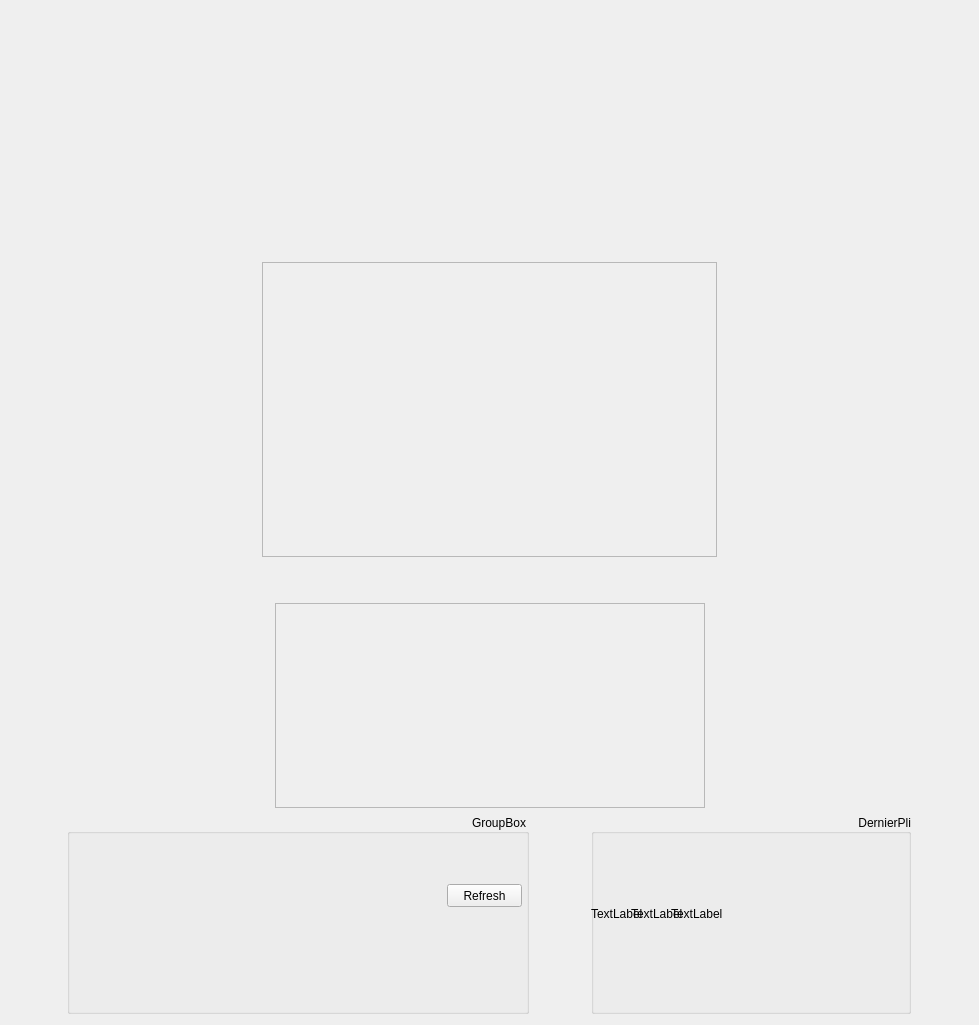
  <widget class="QWidget" name="centralWidget">
   <property name="sizePolicy">
    <sizepolicy hsizetype="Expanding" vsizetype="Expanding">
     <horstretch>0</horstretch>
     <verstretch>0</verstretch>
    </sizepolicy>
   </property>
   <layout class="QVBoxLayout" name="verticalLayout_2">
    <property name="sizeConstraint">
     <enum>QLayout::SetDefaultConstraint</enum>
    </property>
    <item>
     <layout class="QVBoxLayout" name="verticalLayout" stretch="8,2">
      <property name="sizeConstraint">
       <enum>QLayout::SetDefaultConstraint</enum>
      </property>
      <item>
       <layout class="QHBoxLayout" name="horizontalLayout_3" stretch="2,6,2">
        <item>
         <layout class="QVBoxLayout" name="verticalLayout_5" stretch="2,6,2">
          <property name="spacing">
           <number>6</number>
          </property>
          <property name="leftMargin">
           <number>0</number>
          </property>
          <item>
           <widget class="QFrame" name="frame_11"/>
          </item>
          <item>
           <layout class="QVBoxLayout" name="verticalLayout_6" stretch="0,0,0">
            <item>
             <spacer name="verticalSpacer_2">
              <property name="orientation">
               <enum>Qt::Vertical</enum>
              </property>
              <property name="sizeHint" stdset="0">
               <size>
                <width>20</width>
                <height>10</height>
               </size>
              </property>
             </spacer>
            </item>
            <item>
             <widget class="QLabel" name="Jeu2">
              <property name="sizePolicy">
               <sizepolicy hsizetype="Fixed" vsizetype="Fixed">
                <horstretch>0</horstretch>
                <verstretch>0</verstretch>
               </sizepolicy>
              </property>
              <property name="minimumSize">
               <size>
                <width>205</width>
                <height>430</height>
               </size>
              </property>
              <property name="text">
               <string/>
              </property>
              <property name="pixmap">
               <pixmap resource="ResourcesCards.qrc">:/new/prefix1/Resources/Cartes/Dos/dos8v.jpg</pixmap>
              </property>
             </widget>
            </item>
            <item>
             <spacer name="verticalSpacer">
              <property name="orientation">
               <enum>Qt::Vertical</enum>
              </property>
              <property name="sizeType">
               <enum>QSizePolicy::MinimumExpanding</enum>
              </property>
              <property name="sizeHint" stdset="0">
               <size>
                <width>20</width>
                <height>10</height>
               </size>
              </property>
             </spacer>
            </item>
           </layout>
          </item>
          <item>
           <widget class="QFrame" name="frame"/>
          </item>
         </layout>
        </item>
        <item>
         <layout class="QVBoxLayout" name="verticalLayout_3" stretch="2,6,2">
          <item>
           <layout class="QHBoxLayout" name="horizontalLayout_2" stretch="0,0,0">
            <item>
             <spacer name="horizontalSpacer">
              <property name="orientation">
               <enum>Qt::Horizontal</enum>
              </property>
              <property name="sizeType">
               <enum>QSizePolicy::Expanding</enum>
              </property>
              <property name="sizeHint" stdset="0">
               <size>
                <width>10</width>
                <height>20</height>
               </size>
              </property>
             </spacer>
            </item>
            <item>
             <widget class="QLabel" name="Jeu3">
              <property name="sizePolicy">
               <sizepolicy hsizetype="Fixed" vsizetype="Fixed">
                <horstretch>0</horstretch>
                <verstretch>0</verstretch>
               </sizepolicy>
              </property>
              <property name="minimumSize">
               <size>
                <width>430</width>
                <height>205</height>
               </size>
              </property>
              <property name="text">
               <string/>
              </property>
              <property name="pixmap">
               <pixmap resource="ResourcesCards.qrc">:/new/prefix1/Resources/Cartes/Dos/dos8.jpg</pixmap>
              </property>
             </widget>
            </item>
            <item>
             <spacer name="horizontalSpacer_2">
              <property name="orientation">
               <enum>Qt::Horizontal</enum>
              </property>
              <property name="sizeHint" stdset="0">
               <size>
                <width>10</width>
                <height>20</height>
               </size>
              </property>
             </spacer>
            </item>
           </layout>
          </item>
          <item>
           <layout class="QVBoxLayout" name="verticalLayout_8" stretch="5,90,5">
            <item>
             <spacer name="verticalSpacer_6">
              <property name="orientation">
               <enum>Qt::Vertical</enum>
              </property>
              <property name="sizeHint" stdset="0">
               <size>
                <width>20</width>
                <height>40</height>
               </size>
              </property>
             </spacer>
            </item>
            <item>
             <layout class="QHBoxLayout" name="horizontalLayout_4" stretch="0,0,0">
              <item>
               <spacer name="horizontalSpacer_6">
                <property name="orientation">
                 <enum>Qt::Horizontal</enum>
                </property>
                <property name="sizeHint" stdset="0">
                 <size>
                  <width>40</width>
                  <height>20</height>
                 </size>
                </property>
               </spacer>
              </item>
              <item>
               <widget class="QFrame" name="frame_2">
                <property name="sizePolicy">
                 <sizepolicy hsizetype="Fixed" vsizetype="Fixed">
                  <horstretch>0</horstretch>
                  <verstretch>0</verstretch>
                 </sizepolicy>
                </property>
                <property name="minimumSize">
                 <size>
                  <width>455</width>
                  <height>295</height>
                 </size>
                </property>
                <property name="frameShape">
                 <enum>QFrame::StyledPanel</enum>
                </property>
                <property name="frameShadow">
                 <enum>QFrame::Raised</enum>
                </property>
                <widget class="QLabel" name="Pli_Joueur2">
                 <property name="geometry">
                  <rect>
                   <x>160</x>
                   <y>0</y>
                   <width>138</width>
                   <height>200</height>
                  </rect>
                 </property>
                 <property name="sizePolicy">
                  <sizepolicy hsizetype="Fixed" vsizetype="Fixed">
                   <horstretch>0</horstretch>
                   <verstretch>0</verstretch>
                  </sizepolicy>
                 </property>
                 <property name="text">
                  <string/>
                 </property>
                 <property name="pixmap">
                  <pixmap resource="ResourcesCards.qrc">:/new/prefix1/Resources/Cartes/Carreau/10_diamond.png</pixmap>
                 </property>
                </widget>
                <widget class="QLabel" name="Pli_Sud">
                 <property name="geometry">
                  <rect>
                   <x>160</x>
                   <y>90</y>
                   <width>138</width>
                   <height>200</height>
                  </rect>
                 </property>
                 <property name="sizePolicy">
                  <sizepolicy hsizetype="Fixed" vsizetype="Fixed">
                   <horstretch>0</horstretch>
                   <verstretch>0</verstretch>
                  </sizepolicy>
                 </property>
                 <property name="minimumSize">
                  <size>
                   <width>138</width>
                   <height>200</height>
                  </size>
                 </property>
                 <property name="text">
                  <string/>
                 </property>
                 <property name="pixmap">
                  <pixmap resource="ResourcesCards.qrc">:/new/prefix1/Resources/Cartes/Coeur/10_heart.png</pixmap>
                 </property>
                </widget>
                <widget class="QLabel" name="Pli_Joueur3">
                 <property name="geometry">
                  <rect>
                   <x>90</x>
                   <y>50</y>
                   <width>138</width>
                   <height>200</height>
                  </rect>
                 </property>
                 <property name="sizePolicy">
                  <sizepolicy hsizetype="Fixed" vsizetype="Fixed">
                   <horstretch>0</horstretch>
                   <verstretch>0</verstretch>
                  </sizepolicy>
                 </property>
                 <property name="minimumSize">
                  <size>
                   <width>138</width>
                   <height>200</height>
                  </size>
                 </property>
                 <property name="text">
                  <string/>
                 </property>
                 <property name="pixmap">
                  <pixmap resource="ResourcesCards.qrc">:/new/prefix1/Resources/Cartes/Pique/10_spade.png</pixmap>
                 </property>
                </widget>
                <widget class="QLabel" name="Pli_Joueur1">
                 <property name="geometry">
                  <rect>
                   <x>230</x>
                   <y>50</y>
                   <width>138</width>
                   <height>200</height>
                  </rect>
                 </property>
                 <property name="sizePolicy">
                  <sizepolicy hsizetype="Fixed" vsizetype="Fixed">
                   <horstretch>0</horstretch>
                   <verstretch>0</verstretch>
                  </sizepolicy>
                 </property>
                 <property name="minimumSize">
                  <size>
                   <width>138</width>
                   <height>200</height>
                  </size>
                 </property>
                 <property name="text">
                  <string/>
                 </property>
                 <property name="pixmap">
                  <pixmap resource="ResourcesCards.qrc">:/new/prefix1/Resources/Cartes/Trefle/10_club.png</pixmap>
                 </property>
                </widget>
                <zorder>Pli_Joueur2</zorder>
                <zorder>Pli_Joueur1</zorder>
                <zorder>Pli_Sud</zorder>
                <zorder>Pli_Joueur3</zorder>
               </widget>
              </item>
              <item>
               <spacer name="horizontalSpacer_5">
                <property name="orientation">
                 <enum>Qt::Horizontal</enum>
                </property>
                <property name="sizeHint" stdset="0">
                 <size>
                  <width>40</width>
                  <height>20</height>
                 </size>
                </property>
               </spacer>
              </item>
             </layout>
            </item>
            <item>
             <spacer name="verticalSpacer_5">
              <property name="orientation">
               <enum>Qt::Vertical</enum>
              </property>
              <property name="sizeHint" stdset="0">
               <size>
                <width>20</width>
                <height>40</height>
               </size>
              </property>
             </spacer>
            </item>
           </layout>
          </item>
          <item>
           <layout class="QHBoxLayout" name="horizontalLayout_5" stretch="5,0,5">
            <item>
             <spacer name="horizontalSpacer_4">
              <property name="orientation">
               <enum>Qt::Horizontal</enum>
              </property>
              <property name="sizeType">
               <enum>QSizePolicy::Expanding</enum>
              </property>
              <property name="sizeHint" stdset="0">
               <size>
                <width>10</width>
                <height>20</height>
               </size>
              </property>
             </spacer>
            </item>
            <item>
             <widget class="QFrame" name="frame_3">
              <property name="sizePolicy">
               <sizepolicy hsizetype="Fixed" vsizetype="Fixed">
                <horstretch>0</horstretch>
                <verstretch>0</verstretch>
               </sizepolicy>
              </property>
              <property name="minimumSize">
               <size>
                <width>430</width>
                <height>205</height>
               </size>
              </property>
              <property name="frameShape">
               <enum>QFrame::StyledPanel</enum>
              </property>
              <property name="frameShadow">
               <enum>QFrame::Raised</enum>
              </property>
              <widget class="QLabel" name="Carte1">
               <property name="geometry">
                <rect>
                 <x>0</x>
                 <y>0</y>
                 <width>138</width>
                 <height>200</height>
                </rect>
               </property>
               <property name="sizePolicy">
                <sizepolicy hsizetype="Fixed" vsizetype="Fixed">
                 <horstretch>0</horstretch>
                 <verstretch>0</verstretch>
                </sizepolicy>
               </property>
               <property name="minimumSize">
                <size>
                 <width>138</width>
                 <height>200</height>
                </size>
               </property>
               <property name="text">
                <string/>
               </property>
               <property name="pixmap">
                <pixmap resource="ResourcesCards.qrc">:/new/prefix1/Resources/Cartes/Pique/king_spade.png</pixmap>
               </property>
              </widget>
              <widget class="QLabel" name="Carte2">
               <property name="geometry">
                <rect>
                 <x>40</x>
                 <y>0</y>
                 <width>138</width>
                 <height>201</height>
                </rect>
               </property>
               <property name="sizePolicy">
                <sizepolicy hsizetype="Fixed" vsizetype="Fixed">
                 <horstretch>0</horstretch>
                 <verstretch>0</verstretch>
                </sizepolicy>
               </property>
               <property name="minimumSize">
                <size>
                 <width>138</width>
                 <height>200</height>
                </size>
               </property>
               <property name="text">
                <string/>
               </property>
               <property name="pixmap">
                <pixmap resource="ResourcesCards.qrc">:/new/prefix1/Resources/Cartes/Coeur/7_heart.png</pixmap>
               </property>
              </widget>
              <widget class="QLabel" name="Carte3">
               <property name="geometry">
                <rect>
                 <x>80</x>
                 <y>0</y>
                 <width>138</width>
                 <height>201</height>
                </rect>
               </property>
               <property name="sizePolicy">
                <sizepolicy hsizetype="Fixed" vsizetype="Fixed">
                 <horstretch>0</horstretch>
                 <verstretch>0</verstretch>
                </sizepolicy>
               </property>
               <property name="minimumSize">
                <size>
                 <width>138</width>
                 <height>200</height>
                </size>
               </property>
               <property name="text">
                <string/>
               </property>
               <property name="pixmap">
                <pixmap resource="ResourcesCards.qrc">:/new/prefix1/Resources/Cartes/Coeur/10_heart.png</pixmap>
               </property>
              </widget>
              <widget class="QLabel" name="Carte4">
               <property name="geometry">
                <rect>
                 <x>120</x>
                 <y>0</y>
                 <width>138</width>
                 <height>201</height>
                </rect>
               </property>
               <property name="sizePolicy">
                <sizepolicy hsizetype="Fixed" vsizetype="Fixed">
                 <horstretch>0</horstretch>
                 <verstretch>0</verstretch>
                </sizepolicy>
               </property>
               <property name="minimumSize">
                <size>
                 <width>138</width>
                 <height>200</height>
                </size>
               </property>
               <property name="text">
                <string/>
               </property>
               <property name="pixmap">
                <pixmap resource="ResourcesCards.qrc">:/new/prefix1/Resources/Cartes/Trefle/8_club.png</pixmap>
               </property>
              </widget>
              <widget class="QLabel" name="Carte5">
               <property name="geometry">
                <rect>
                 <x>160</x>
                 <y>0</y>
                 <width>138</width>
                 <height>201</height>
                </rect>
               </property>
               <property name="sizePolicy">
                <sizepolicy hsizetype="Fixed" vsizetype="Fixed">
                 <horstretch>0</horstretch>
                 <verstretch>0</verstretch>
                </sizepolicy>
               </property>
               <property name="minimumSize">
                <size>
                 <width>138</width>
                 <height>200</height>
                </size>
               </property>
               <property name="text">
                <string/>
               </property>
               <property name="pixmap">
                <pixmap resource="ResourcesCards.qrc">:/new/prefix1/Resources/Cartes/Trefle/1_club.png</pixmap>
               </property>
              </widget>
              <widget class="QLabel" name="Carte7">
               <property name="geometry">
                <rect>
                 <x>240</x>
                 <y>0</y>
                 <width>138</width>
                 <height>201</height>
                </rect>
               </property>
               <property name="sizePolicy">
                <sizepolicy hsizetype="Fixed" vsizetype="Fixed">
                 <horstretch>0</horstretch>
                 <verstretch>0</verstretch>
                </sizepolicy>
               </property>
               <property name="minimumSize">
                <size>
                 <width>138</width>
                 <height>200</height>
                </size>
               </property>
               <property name="text">
                <string/>
               </property>
               <property name="pixmap">
                <pixmap resource="ResourcesCards.qrc">:/new/prefix1/Resources/Cartes/Carreau/10_diamond.png</pixmap>
               </property>
              </widget>
              <widget class="QLabel" name="Carte6">
               <property name="geometry">
                <rect>
                 <x>200</x>
                 <y>0</y>
                 <width>138</width>
                 <height>200</height>
                </rect>
               </property>
               <property name="sizePolicy">
                <sizepolicy hsizetype="Fixed" vsizetype="Fixed">
                 <horstretch>0</horstretch>
                 <verstretch>0</verstretch>
                </sizepolicy>
               </property>
               <property name="minimumSize">
                <size>
                 <width>138</width>
                 <height>200</height>
                </size>
               </property>
               <property name="text">
                <string/>
               </property>
               <property name="pixmap">
                <pixmap resource="ResourcesCards.qrc">:/new/prefix1/Resources/Cartes/Carreau/queen_diamond.png</pixmap>
               </property>
              </widget>
              <widget class="QLabel" name="Carte8">
               <property name="geometry">
                <rect>
                 <x>280</x>
                 <y>0</y>
                 <width>138</width>
                 <height>200</height>
                </rect>
               </property>
               <property name="sizePolicy">
                <sizepolicy hsizetype="Fixed" vsizetype="Fixed">
                 <horstretch>0</horstretch>
                 <verstretch>0</verstretch>
                </sizepolicy>
               </property>
               <property name="minimumSize">
                <size>
                 <width>138</width>
                 <height>200</height>
                </size>
               </property>
               <property name="text">
                <string/>
               </property>
               <property name="pixmap">
                <pixmap resource="ResourcesCards.qrc">:/new/prefix1/Resources/Cartes/Carreau/jack_diamond.png</pixmap>
               </property>
              </widget>
              <zorder>Carte1</zorder>
              <zorder>Carte2</zorder>
              <zorder>Carte3</zorder>
              <zorder>Carte4</zorder>
              <zorder>Carte5</zorder>
              <zorder>Carte6</zorder>
              <zorder>Carte7</zorder>
              <zorder>Carte8</zorder>
             </widget>
            </item>
            <item>
             <spacer name="horizontalSpacer_3">
              <property name="orientation">
               <enum>Qt::Horizontal</enum>
              </property>
              <property name="sizeType">
               <enum>QSizePolicy::Expanding</enum>
              </property>
              <property name="sizeHint" stdset="0">
               <size>
                <width>10</width>
                <height>20</height>
               </size>
              </property>
             </spacer>
            </item>
           </layout>
          </item>
         </layout>
        </item>
        <item>
         <layout class="QVBoxLayout" name="verticalLayout_4" stretch="2,6,2">
          <item>
           <widget class="QFrame" name="frame_9"/>
          </item>
          <item>
           <layout class="QVBoxLayout" name="verticalLayout_7" stretch="0,0,0">
            <item>
             <spacer name="verticalSpacer_4">
              <property name="orientation">
               <enum>Qt::Vertical</enum>
              </property>
              <property name="sizeHint" stdset="0">
               <size>
                <width>20</width>
                <height>10</height>
               </size>
              </property>
             </spacer>
            </item>
            <item>
             <widget class="QLabel" name="Jeu4">
              <property name="sizePolicy">
               <sizepolicy hsizetype="Fixed" vsizetype="Fixed">
                <horstretch>0</horstretch>
                <verstretch>0</verstretch>
               </sizepolicy>
              </property>
              <property name="minimumSize">
               <size>
                <width>205</width>
                <height>430</height>
               </size>
              </property>
              <property name="layoutDirection">
               <enum>Qt::RightToLeft</enum>
              </property>
              <property name="text">
               <string/>
              </property>
              <property name="pixmap">
               <pixmap resource="ResourcesCards.qrc">:/new/prefix1/Resources/Cartes/Dos/dos8v.jpg</pixmap>
              </property>
             </widget>
            </item>
            <item>
             <spacer name="verticalSpacer_3">
              <property name="orientation">
               <enum>Qt::Vertical</enum>
              </property>
              <property name="sizeHint" stdset="0">
               <size>
                <width>20</width>
                <height>10</height>
               </size>
              </property>
             </spacer>
            </item>
           </layout>
          </item>
          <item>
           <widget class="QFrame" name="frame_8"/>
          </item>
         </layout>
        </item>
       </layout>
      </item>
      <item>
       <layout class="QHBoxLayout" name="horizontalLayout" stretch="0,40">
        <item>
         <widget class="QGroupBox" name="groupBox_6">
          <property name="sizePolicy">
           <sizepolicy hsizetype="Fixed" vsizetype="Fixed">
            <horstretch>0</horstretch>
            <verstretch>0</verstretch>
           </sizepolicy>
          </property>
          <property name="minimumSize">
           <size>
            <width>462</width>
            <height>200</height>
           </size>
          </property>
          <property name="layoutDirection">
           <enum>Qt::RightToLeft</enum>
          </property>
          <property name="title">
           <string>GroupBox</string>
          </property>
          <property name="alignment">
           <set>Qt::AlignLeading|Qt::AlignLeft|Qt::AlignVCenter</set>
          </property>
          <widget class="QPushButton" name="RefreshButton">
           <property name="geometry">
            <rect>
             <x>380</x>
             <y>70</y>
             <width>75</width>
             <height>23</height>
            </rect>
           </property>
           <property name="text">
            <string>Refresh</string>
           </property>
          </widget>
          <widget class="QPushButton" name="pushButton">
           <property name="geometry">
            <rect>
             <x>0</x>
             <y>0</y>
             <width>151</width>
             <height>201</height>
            </rect>
           </property>
           <property name="sizePolicy">
            <sizepolicy hsizetype="Fixed" vsizetype="Fixed">
             <horstretch>0</horstretch>
             <verstretch>0</verstretch>
            </sizepolicy>
           </property>
           <property name="minimumSize">
            <size>
             <width>138</width>
             <height>200</height>
            </size>
           </property>
           <property name="text">
            <string/>
           </property>
           <property name="icon">
            <iconset resource="ResourcesCards.qrc">
             <normaloff>:/new/prefix1/Resources/Cartes/Carreau/10_diamond.png</normaloff>:/new/prefix1/Resources/Cartes/Carreau/10_diamond.png</iconset>
           </property>
           <property name="iconSize">
            <size>
             <width>138</width>
             <height>200</height>
            </size>
           </property>
           <property name="default">
            <bool>false</bool>
           </property>
           <property name="flat">
            <bool>true</bool>
           </property>
          </widget>
         </widget>
        </item>
        <item>
         <widget class="QGroupBox" name="groupBox_5">
          <property name="sizePolicy">
           <sizepolicy hsizetype="Fixed" vsizetype="Fixed">
            <horstretch>0</horstretch>
            <verstretch>0</verstretch>
           </sizepolicy>
          </property>
          <property name="minimumSize">
           <size>
            <width>320</width>
            <height>200</height>
           </size>
          </property>
          <property name="title">
           <string>DernierPli</string>
          </property>
          <property name="alignment">
           <set>Qt::AlignRight|Qt::AlignTrailing|Qt::AlignVCenter</set>
          </property>
          <widget class="QLabel" name="DPli_Joueur0">
           <property name="geometry">
            <rect>
             <x>0</x>
             <y>0</y>
             <width>138</width>
             <height>200</height>
            </rect>
           </property>
           <property name="sizePolicy">
            <sizepolicy hsizetype="Fixed" vsizetype="Fixed">
             <horstretch>0</horstretch>
             <verstretch>0</verstretch>
            </sizepolicy>
           </property>
           <property name="minimumSize">
            <size>
             <width>138</width>
             <height>200</height>
            </size>
           </property>
           <property name="text">
            <string>TextLabel</string>
           </property>
          </widget>
          <widget class="QLabel" name="DPli_Joueur1">
           <property name="geometry">
            <rect>
             <x>40</x>
             <y>0</y>
             <width>138</width>
             <height>200</height>
            </rect>
           </property>
           <property name="sizePolicy">
            <sizepolicy hsizetype="Fixed" vsizetype="Fixed">
             <horstretch>0</horstretch>
             <verstretch>0</verstretch>
            </sizepolicy>
           </property>
           <property name="minimumSize">
            <size>
             <width>138</width>
             <height>200</height>
            </size>
           </property>
           <property name="text">
            <string>TextLabel</string>
           </property>
          </widget>
          <widget class="QLabel" name="DPli_Joueur2">
           <property name="geometry">
            <rect>
             <x>80</x>
             <y>0</y>
             <width>138</width>
             <height>200</height>
            </rect>
           </property>
           <property name="sizePolicy">
            <sizepolicy hsizetype="Fixed" vsizetype="Fixed">
             <horstretch>0</horstretch>
             <verstretch>0</verstretch>
            </sizepolicy>
           </property>
           <property name="minimumSize">
            <size>
             <width>138</width>
             <height>200</height>
            </size>
           </property>
           <property name="text">
            <string>TextLabel</string>
           </property>
          </widget>
          <widget class="QLabel" name="DPli_Joueur3">
           <property name="geometry">
            <rect>
             <x>120</x>
             <y>0</y>
             <width>138</width>
             <height>200</height>
            </rect>
           </property>
           <property name="sizePolicy">
            <sizepolicy hsizetype="Fixed" vsizetype="Fixed">
             <horstretch>0</horstretch>
             <verstretch>0</verstretch>
            </sizepolicy>
           </property>
           <property name="minimumSize">
            <size>
             <width>138</width>
             <height>200</height>
            </size>
           </property>
           <property name="text">
            <string/>
           </property>
           <property name="pixmap">
            <pixmap resource="ResourcesCards.qrc">:/new/prefix1/Resources/Cartes/Pique/8_spade.png</pixmap>
           </property>
          </widget>
         </widget>
        </item>
       </layout>
      </item>
     </layout>
    </item>
   </layout>
  </widget>
